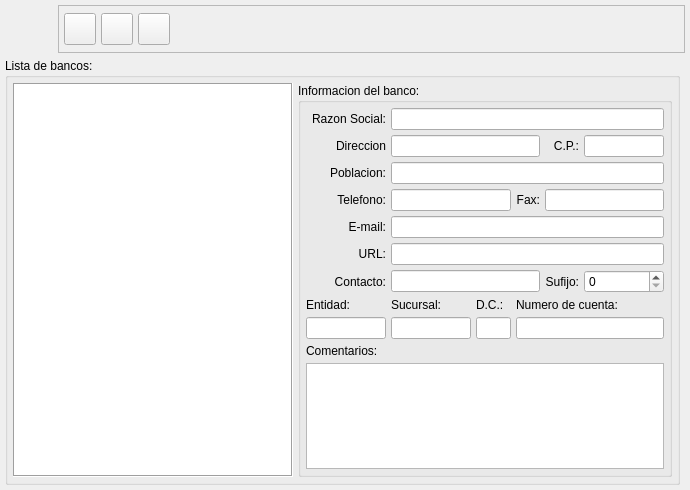
<?xml version="1.0" encoding="UTF-8"?>
<ui version="4.0">
 <author>Tomeu Borras Riera</author>
 <class>BancoBase</class>
 <widget class="QWidget" name="BancoBase">
  <property name="geometry">
   <rect>
    <x>0</x>
    <y>0</y>
    <width>690</width>
    <height>490</height>
   </rect>
  </property>
  <property name="windowTitle">
   <string>Bancos</string>
  </property>
  <property name="windowIcon">
   <iconset>
    <normaloff>:/Images/bank.svg</normaloff>:/Images/bank.svg</iconset>
  </property>
  <layout class="QGridLayout">
   <property name="margin">
    <number>5</number>
   </property>
   <property name="spacing">
    <number>5</number>
   </property>
   <item row="0" column="0" colspan="2">
    <layout class="QHBoxLayout">
     <property name="spacing">
      <number>5</number>
     </property>
     <property name="margin">
      <number>0</number>
     </property>
     <item>
      <widget class="QLabel" name="label_2">
       <property name="minimumSize">
        <size>
         <width>48</width>
         <height>48</height>
        </size>
       </property>
       <property name="maximumSize">
        <size>
         <width>48</width>
         <height>48</height>
        </size>
       </property>
       <property name="pixmap">
        <pixmap>:/Images/bank.svg</pixmap>
       </property>
       <property name="scaledContents">
        <bool>true</bool>
       </property>
      </widget>
     </item>
     <item>
      <widget class="QFrame" name="frame">
       <property name="frameShape">
        <enum>QFrame::StyledPanel</enum>
       </property>
       <property name="frameShadow">
        <enum>QFrame::Raised</enum>
       </property>
       <layout class="QGridLayout">
        <property name="margin">
         <number>5</number>
        </property>
        <property name="spacing">
         <number>5</number>
        </property>
        <item row="0" column="3">
         <spacer>
          <property name="orientation">
           <enum>Qt::Horizontal</enum>
          </property>
          <property name="sizeType">
           <enum>QSizePolicy::Expanding</enum>
          </property>
          <property name="sizeHint" stdset="0">
           <size>
            <width>291</width>
            <height>31</height>
           </size>
          </property>
         </spacer>
        </item>
        <item row="0" column="2">
         <widget class="QToolButton" name="mui_borrar">
          <property name="minimumSize">
           <size>
            <width>32</width>
            <height>32</height>
           </size>
          </property>
          <property name="maximumSize">
           <size>
            <width>32</width>
            <height>32</height>
           </size>
          </property>
          <property name="toolTip">
           <string>Borrar banco</string>
          </property>
          <property name="whatsThis">
           <string>Borrar banco</string>
          </property>
          <property name="text">
           <string/>
          </property>
          <property name="icon">
           <iconset>
            <normaloff>:Images/edit-delete.svg</normaloff>:Images/edit-delete.svg</iconset>
          </property>
          <property name="iconSize">
           <size>
            <width>32</width>
            <height>32</height>
           </size>
          </property>
         </widget>
        </item>
        <item row="0" column="1">
         <widget class="QToolButton" name="mui_guardar">
          <property name="minimumSize">
           <size>
            <width>32</width>
            <height>32</height>
           </size>
          </property>
          <property name="maximumSize">
           <size>
            <width>32</width>
            <height>32</height>
           </size>
          </property>
          <property name="toolTip">
           <string>Guardar banco</string>
          </property>
          <property name="whatsThis">
           <string>Guardar banco</string>
          </property>
          <property name="text">
           <string/>
          </property>
          <property name="icon">
           <iconset>
            <normaloff>:/Images/edit-save.svg</normaloff>:/Images/edit-save.svg</iconset>
          </property>
          <property name="iconSize">
           <size>
            <width>32</width>
            <height>32</height>
           </size>
          </property>
         </widget>
        </item>
        <item row="0" column="0">
         <widget class="QToolButton" name="mui_nuevo">
          <property name="minimumSize">
           <size>
            <width>32</width>
            <height>32</height>
           </size>
          </property>
          <property name="maximumSize">
           <size>
            <width>32</width>
            <height>32</height>
           </size>
          </property>
          <property name="toolTip">
           <string>Nuevo banco</string>
          </property>
          <property name="whatsThis">
           <string>Nuevo banco</string>
          </property>
          <property name="text">
           <string/>
          </property>
          <property name="icon">
           <iconset>
            <normaloff>:/Images/document-new.svg</normaloff>:/Images/document-new.svg</iconset>
          </property>
          <property name="iconSize">
           <size>
            <width>32</width>
            <height>32</height>
           </size>
          </property>
         </widget>
        </item>
       </layout>
      </widget>
     </item>
    </layout>
   </item>
   <item row="1" column="0">
    <widget class="QGroupBox" name="groupBox">
     <property name="sizePolicy">
      <sizepolicy hsizetype="Expanding" vsizetype="Expanding">
       <horstretch>0</horstretch>
       <verstretch>0</verstretch>
      </sizepolicy>
     </property>
     <property name="title">
      <string>Lista de bancos:</string>
     </property>
     <layout class="QGridLayout">
      <property name="margin">
       <number>5</number>
      </property>
      <property name="spacing">
       <number>5</number>
      </property>
      <item row="0" column="0">
       <widget class="QListWidget" name="mui_lista">
        <property name="frameShape">
         <enum>QFrame::Box</enum>
        </property>
        <property name="lineWidth">
         <number>1</number>
        </property>
       </widget>
      </item>
      <item row="0" column="1">
       <widget class="QGroupBox" name="groupBox1">
        <property name="sizePolicy">
         <sizepolicy hsizetype="Expanding" vsizetype="Expanding">
          <horstretch>0</horstretch>
          <verstretch>0</verstretch>
         </sizepolicy>
        </property>
        <property name="title">
         <string>Informacion del banco:</string>
        </property>
        <layout class="QGridLayout">
         <property name="margin">
          <number>5</number>
         </property>
         <property name="spacing">
          <number>5</number>
         </property>
         <item row="10" column="2">
          <widget class="QLabel" name="label_20">
           <property name="text">
            <string>D.C.:</string>
           </property>
           <property name="buddy">
            <cstring>mui_dcbanco</cstring>
           </property>
          </widget>
         </item>
         <item row="10" column="3" colspan="3">
          <widget class="QLabel" name="label_21">
           <property name="text">
            <string>Numero de cuenta:</string>
           </property>
           <property name="buddy">
            <cstring>mui_numcuentabanco</cstring>
           </property>
          </widget>
         </item>
         <item row="0" column="1" colspan="5">
          <widget class="QLineEdit" name="mui_nombanco">
           <property name="maxLength">
            <number>50</number>
           </property>
          </widget>
         </item>
         <item row="1" column="5">
          <widget class="QLineEdit" name="mui_cpbanco">
           <property name="sizePolicy">
            <sizepolicy hsizetype="Preferred" vsizetype="Fixed">
             <horstretch>0</horstretch>
             <verstretch>0</verstretch>
            </sizepolicy>
           </property>
           <property name="maximumSize">
            <size>
             <width>80</width>
             <height>16777215</height>
            </size>
           </property>
           <property name="maxLength">
            <number>20</number>
           </property>
          </widget>
         </item>
         <item row="3" column="3">
          <widget class="QLabel" name="label_14">
           <property name="text">
            <string>Fax:</string>
           </property>
           <property name="alignment">
            <set>Qt::AlignRight|Qt::AlignTrailing|Qt::AlignVCenter</set>
           </property>
           <property name="buddy">
            <cstring>mui_faxbanco</cstring>
           </property>
          </widget>
         </item>
         <item row="3" column="4" colspan="2">
          <widget class="QLineEdit" name="mui_faxbanco">
           <property name="enabled">
            <bool>true</bool>
           </property>
           <property name="maxLength">
            <number>20</number>
           </property>
          </widget>
         </item>
         <item row="11" column="3" colspan="3">
          <widget class="QLineEdit" name="mui_numcuentabanco">
           <property name="maxLength">
            <number>10</number>
           </property>
          </widget>
         </item>
         <item row="11" column="2">
          <widget class="QLineEdit" name="mui_dcbanco">
           <property name="maximumSize">
            <size>
             <width>35</width>
             <height>16777215</height>
            </size>
           </property>
           <property name="maxLength">
            <number>2</number>
           </property>
          </widget>
         </item>
         <item row="11" column="1">
          <widget class="QLineEdit" name="mui_codagenciabanco">
           <property name="maximumSize">
            <size>
             <width>80</width>
             <height>16777215</height>
            </size>
           </property>
           <property name="maxLength">
            <number>4</number>
           </property>
          </widget>
         </item>
         <item row="11" column="0">
          <widget class="QLineEdit" name="mui_codentidadbanco">
           <property name="maximumSize">
            <size>
             <width>80</width>
             <height>16777215</height>
            </size>
           </property>
           <property name="maxLength">
            <number>4</number>
           </property>
          </widget>
         </item>
         <item row="13" column="0" colspan="6">
          <widget class="QTextEdit" name="mui_comentbanco">
           <property name="html">
            <string>&lt;!DOCTYPE HTML PUBLIC &quot;-//W3C//DTD HTML 4.0//EN&quot; &quot;http://www.w3.org/TR/REC-html40/strict.dtd&quot;&gt;
&lt;html&gt;&lt;head&gt;&lt;meta name=&quot;qrichtext&quot; content=&quot;1&quot; /&gt;&lt;style type=&quot;text/css&quot;&gt;
p, li { white-space: pre-wrap; }
&lt;/style&gt;&lt;/head&gt;&lt;body style=&quot; font-family:'Sans'; font-size:10pt; font-weight:400; font-style:normal;&quot;&gt;
&lt;p style=&quot;-qt-paragraph-type:empty; margin-top:0px; margin-bottom:0px; margin-left:0px; margin-right:0px; -qt-block-indent:0; text-indent:0px; font-family:'Sans Serif'; font-size:9pt;&quot;&gt;&lt;/p&gt;&lt;/body&gt;&lt;/html&gt;</string>
           </property>
          </widget>
         </item>
         <item row="0" column="0">
          <widget class="QLabel" name="label_1">
           <property name="text">
            <string>Razon Social:</string>
           </property>
           <property name="alignment">
            <set>Qt::AlignRight|Qt::AlignTrailing|Qt::AlignVCenter</set>
           </property>
           <property name="buddy">
            <cstring>mui_nombanco</cstring>
           </property>
          </widget>
         </item>
         <item row="1" column="1" colspan="3">
          <widget class="QLineEdit" name="mui_dirbanco">
           <property name="maxLength">
            <number>150</number>
           </property>
          </widget>
         </item>
         <item row="2" column="1" colspan="5">
          <widget class="QLineEdit" name="mui_poblbanco">
           <property name="enabled">
            <bool>true</bool>
           </property>
           <property name="maxLength">
            <number>50</number>
           </property>
          </widget>
         </item>
         <item row="3" column="1" colspan="2">
          <widget class="QLineEdit" name="mui_telbanco">
           <property name="enabled">
            <bool>true</bool>
           </property>
           <property name="maxLength">
            <number>20</number>
           </property>
          </widget>
         </item>
         <item row="4" column="1" colspan="5">
          <widget class="QLineEdit" name="mui_emailbanco">
           <property name="enabled">
            <bool>true</bool>
           </property>
           <property name="maxLength">
            <number>100</number>
           </property>
          </widget>
         </item>
         <item row="5" column="1" colspan="5">
          <widget class="QLineEdit" name="mui_webbanco">
           <property name="maxLength">
            <number>100</number>
           </property>
          </widget>
         </item>
         <item row="6" column="1" colspan="3">
          <widget class="QLineEdit" name="mui_contactobanco"/>
         </item>
         <item row="6" column="0">
          <widget class="QLabel" name="label_17">
           <property name="text">
            <string>Contacto:</string>
           </property>
           <property name="alignment">
            <set>Qt::AlignRight|Qt::AlignTrailing|Qt::AlignVCenter</set>
           </property>
           <property name="buddy">
            <cstring>mui_contactobanco</cstring>
           </property>
          </widget>
         </item>
         <item row="5" column="0">
          <widget class="QLabel" name="label_16">
           <property name="text">
            <string>URL:</string>
           </property>
           <property name="alignment">
            <set>Qt::AlignRight|Qt::AlignTrailing|Qt::AlignVCenter</set>
           </property>
           <property name="buddy">
            <cstring>mui_webbanco</cstring>
           </property>
          </widget>
         </item>
         <item row="4" column="0">
          <widget class="QLabel" name="label_15">
           <property name="text">
            <string>E-mail:</string>
           </property>
           <property name="alignment">
            <set>Qt::AlignRight|Qt::AlignTrailing|Qt::AlignVCenter</set>
           </property>
           <property name="buddy">
            <cstring>mui_emailbanco</cstring>
           </property>
          </widget>
         </item>
         <item row="3" column="0">
          <widget class="QLabel" name="label_13">
           <property name="text">
            <string>Telefono:</string>
           </property>
           <property name="alignment">
            <set>Qt::AlignRight|Qt::AlignTrailing|Qt::AlignVCenter</set>
           </property>
           <property name="buddy">
            <cstring>mui_telbanco</cstring>
           </property>
          </widget>
         </item>
         <item row="2" column="0">
          <widget class="QLabel" name="label_12">
           <property name="text">
            <string>Poblacion:</string>
           </property>
           <property name="alignment">
            <set>Qt::AlignRight|Qt::AlignTrailing|Qt::AlignVCenter</set>
           </property>
           <property name="buddy">
            <cstring>mui_poblbanco</cstring>
           </property>
          </widget>
         </item>
         <item row="1" column="0">
          <widget class="QLabel" name="label_11">
           <property name="text">
            <string>Direccion</string>
           </property>
           <property name="alignment">
            <set>Qt::AlignRight|Qt::AlignTrailing|Qt::AlignVCenter</set>
           </property>
           <property name="buddy">
            <cstring>mui_dirbanco</cstring>
           </property>
          </widget>
         </item>
         <item row="12" column="0" colspan="6">
          <widget class="QLabel" name="label_22">
           <property name="text">
            <string>Comentarios:</string>
           </property>
           <property name="buddy">
            <cstring>mui_codentidadbanco</cstring>
           </property>
          </widget>
         </item>
         <item row="10" column="0">
          <widget class="QLabel" name="label_18">
           <property name="text">
            <string>Entidad:</string>
           </property>
           <property name="buddy">
            <cstring>mui_codentidadbanco</cstring>
           </property>
          </widget>
         </item>
         <item row="10" column="1">
          <widget class="QLabel" name="label_19">
           <property name="text">
            <string>Sucursal:</string>
           </property>
           <property name="buddy">
            <cstring>mui_codagenciabanco</cstring>
           </property>
          </widget>
         </item>
         <item row="1" column="4">
          <widget class="QLabel" name="label_10">
           <property name="text">
            <string>C.P.:</string>
           </property>
           <property name="alignment">
            <set>Qt::AlignRight|Qt::AlignTrailing|Qt::AlignVCenter</set>
           </property>
           <property name="buddy">
            <cstring>mui_cpbanco</cstring>
           </property>
          </widget>
         </item>
         <item row="6" column="4">
          <widget class="QLabel" name="label">
           <property name="sizePolicy">
            <sizepolicy hsizetype="Minimum" vsizetype="Preferred">
             <horstretch>0</horstretch>
             <verstretch>0</verstretch>
            </sizepolicy>
           </property>
           <property name="text">
            <string>Sufijo:</string>
           </property>
           <property name="alignment">
            <set>Qt::AlignRight|Qt::AlignTrailing|Qt::AlignVCenter</set>
           </property>
           <property name="buddy">
            <cstring>mui_sufijobanco</cstring>
           </property>
          </widget>
         </item>
         <item row="6" column="5">
          <widget class="QSpinBox" name="mui_sufijobanco">
           <property name="sizePolicy">
            <sizepolicy hsizetype="Minimum" vsizetype="Preferred">
             <horstretch>0</horstretch>
             <verstretch>0</verstretch>
            </sizepolicy>
           </property>
           <property name="maximum">
            <number>999</number>
           </property>
          </widget>
         </item>
        </layout>
       </widget>
      </item>
     </layout>
    </widget>
   </item>
  </layout>
 </widget>
 <layoutdefault spacing="2" margin="2"/>
 <tabstops>
  <tabstop>mui_nombanco</tabstop>
  <tabstop>mui_dirbanco</tabstop>
  <tabstop>mui_cpbanco</tabstop>
  <tabstop>mui_poblbanco</tabstop>
  <tabstop>mui_telbanco</tabstop>
  <tabstop>mui_faxbanco</tabstop>
  <tabstop>mui_emailbanco</tabstop>
  <tabstop>mui_webbanco</tabstop>
  <tabstop>mui_contactobanco</tabstop>
  <tabstop>mui_codentidadbanco</tabstop>
  <tabstop>mui_codagenciabanco</tabstop>
  <tabstop>mui_dcbanco</tabstop>
  <tabstop>mui_numcuentabanco</tabstop>
  <tabstop>mui_comentbanco</tabstop>
  <tabstop>mui_nuevo</tabstop>
  <tabstop>mui_guardar</tabstop>
  <tabstop>mui_borrar</tabstop>
  <tabstop>mui_lista</tabstop>
 </tabstops>
 <resources>
  <include location="../../bulmages.qrc"/>
 </resources>
 <connections/>
</ui>
